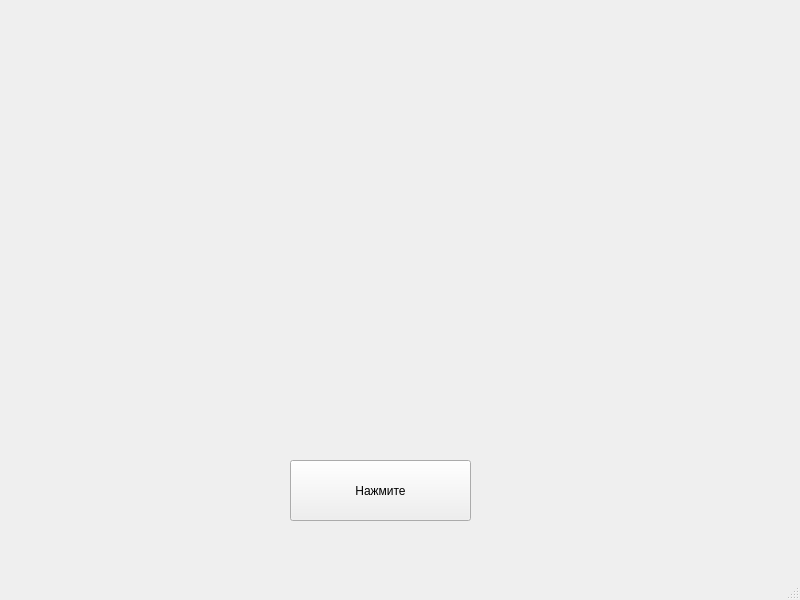
<?xml version="1.0" encoding="UTF-8"?>
<ui version="4.0">
 <class>MainWindow</class>
 <widget class="QMainWindow" name="MainWindow">
  <property name="geometry">
   <rect>
    <x>0</x>
    <y>0</y>
    <width>800</width>
    <height>600</height>
   </rect>
  </property>
  <property name="windowTitle">
   <string>MainWindow</string>
  </property>
  <widget class="QWidget" name="centralwidget">
   <widget class="QPushButton" name="clicked">
    <property name="geometry">
     <rect>
      <x>290</x>
      <y>460</y>
      <width>181</width>
      <height>61</height>
     </rect>
    </property>
    <property name="text">
     <string>Нажмите</string>
    </property>
   </widget>
  </widget>
  <widget class="QMenuBar" name="menubar">
   <property name="geometry">
    <rect>
     <x>0</x>
     <y>0</y>
     <width>800</width>
     <height>21</height>
    </rect>
   </property>
  </widget>
  <widget class="QStatusBar" name="statusbar"/>
 </widget>
 <resources/>
 <connections/>
</ui>
